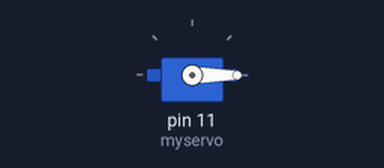
A sketch run on a simulated Arduino Uno, built with avr-gcc and run on an emulated ATmega328P. Parts: servo.

Above: at 0.1 s.
At 70.5 s:
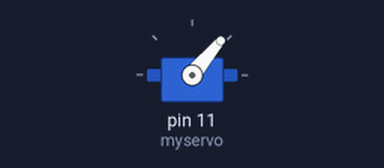
Timing chart, 0 to 72.1 s (numbered marks = the images above):
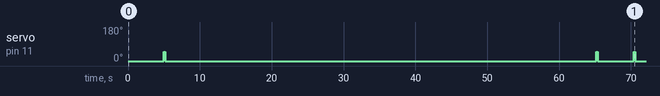

The sketch:

Test_Servo.ino
```cpp
/*
 * Control a servo motor with Visual Basic
 * Created by Rui Santos, https://randomnerdtutorials.com
*/

#include <Servo.h>

Servo myservo;  // create servo object to control a servo

void setup()
{
  myservo.attach(11);  // attaches the servo on pin 9 to the servo object
  myservo.write(0);
  Serial.begin(9600); //begins serial communication
}


void loop()
{
  delay(5000);
  myservo.write(50);
  delay(200);
  myservo.write(0);
  delay(60000);
  myservo.write(50);
  delay(200);
  myservo.write(0);
}
```

Measured:
- by itself, servo on pin 11 (myservo): goes 50° 0.20 s, 0° 60.0 s, 50° 0.20 s, 0° 5.0 s, 50° 0.20 s, then 0°
